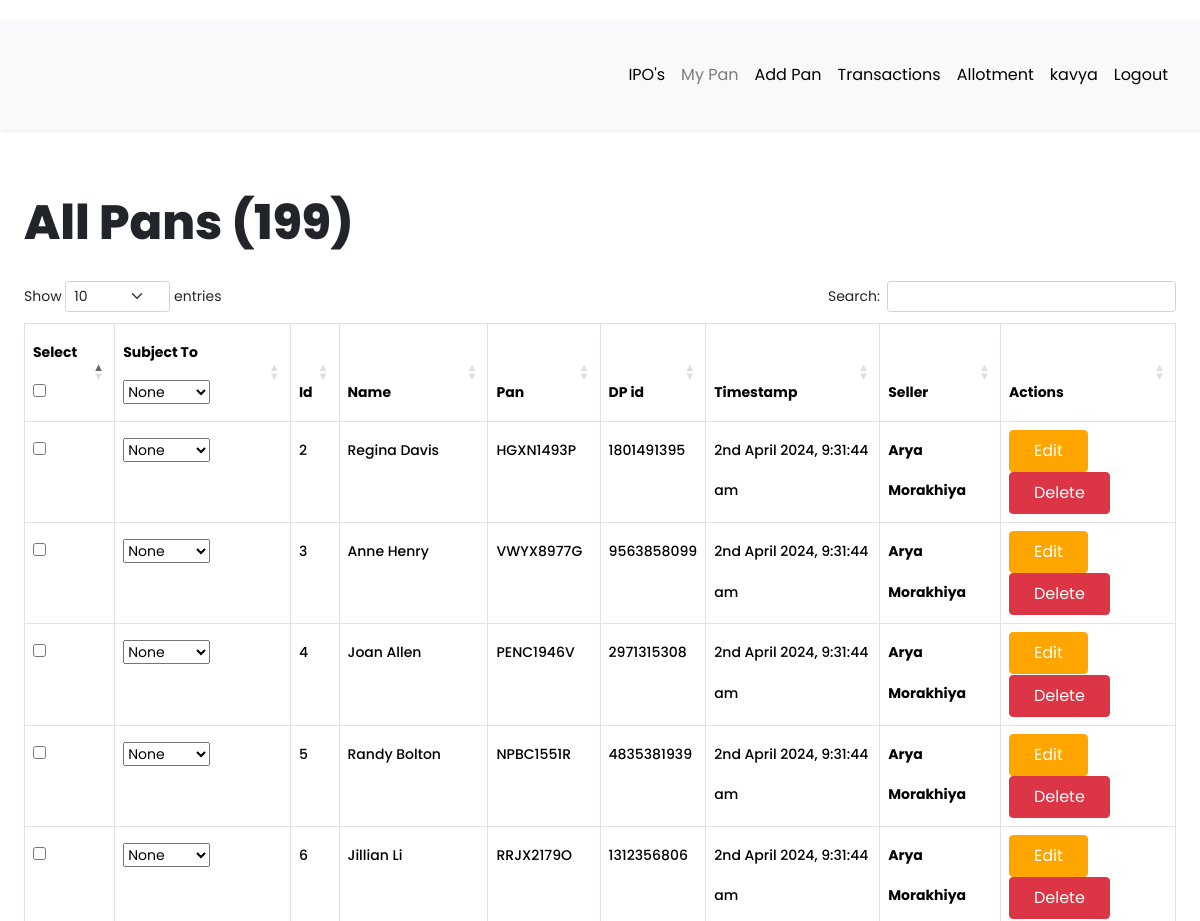
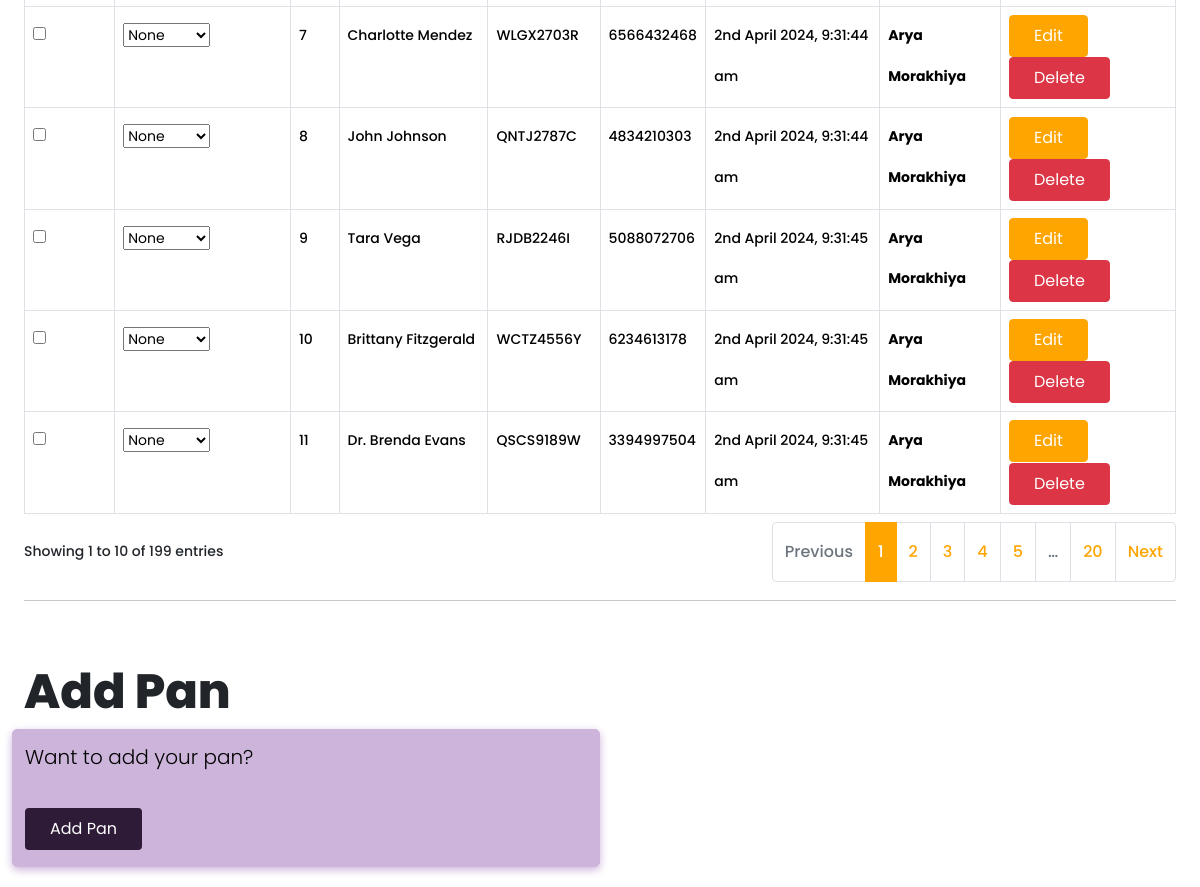
/all-pan (signed in), run on an earlier commit of the app's database (2 pictures, top to bottom).
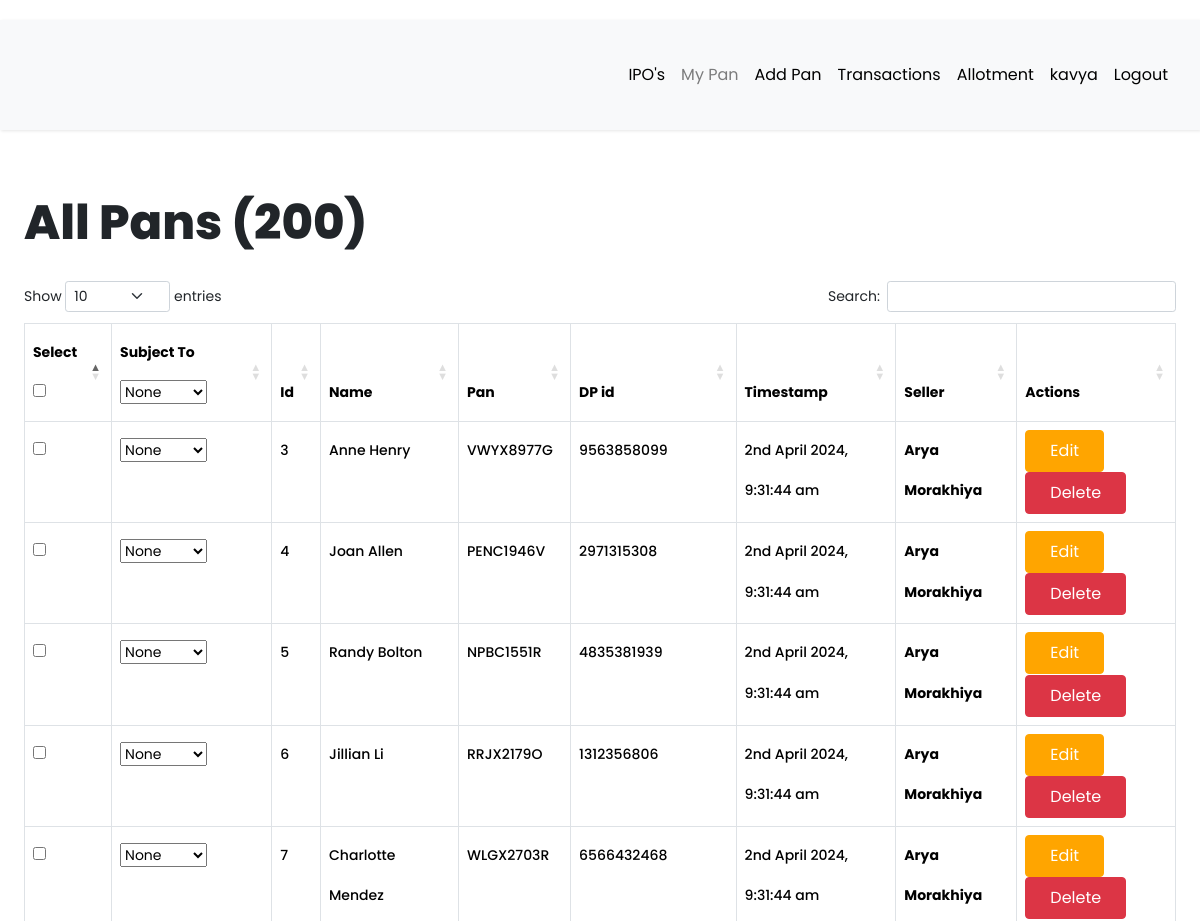
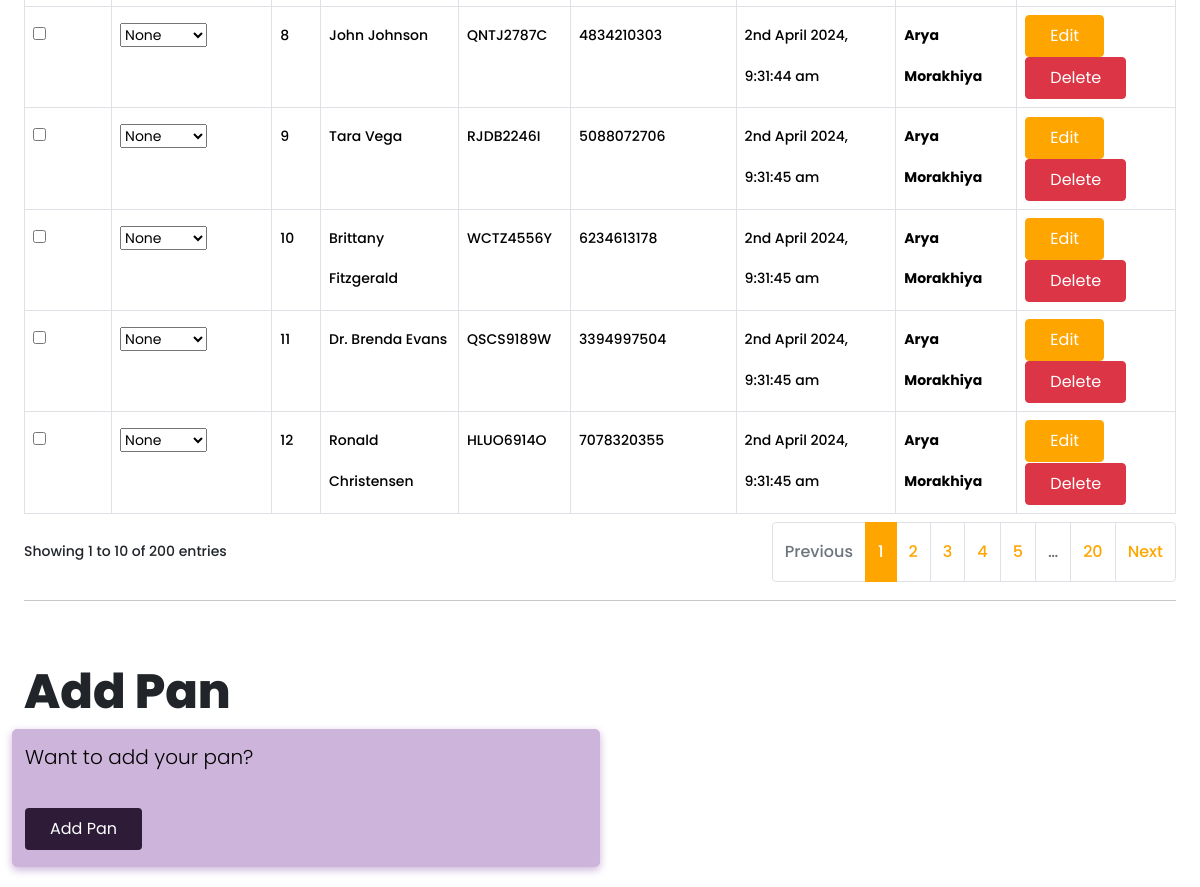
And on a later commit of the database (2 pictures, top to bottom).
### app/models.py (models this page shows, shortened)
class Pan(db.Model):
    __tablename__ = "pan"
    id = db.Column(db.Integer, primary_key=True)
    name = db.Column(db.String(64), nullable=True)
    pan_number = db.Column(db.String(64), nullable=False)
    dp_id = db.Column(db.String(64), nullable=True)
    timestamp = db.Column(db.DateTime, default=datetime.utcnow, nullable=False)
    seller_id = db.Column(db.Integer, db.ForeignKey("seller.id", ondelete="CASCADE", name="fk_pan_seller_id"), nullable=False)
    seller = db.relationship("Seller", backref="pan", foreign_keys=[seller_id], passive_deletes=True)
    __table_args__ = (UniqueConstraint('pan_number', 'seller_id', name='_seller_pan_uc'),)

class User(db.Model, UserMixin):
    __tablename__ = "user"
    id = db.Column(db.Integer, primary_key=True)
    first_name = db.Column(db.String(64), index=True, default="First Name", nullable=False)
    last_name = db.Column(db.String(64), index=True, default="Last Name", nullable=False)
    username = db.Column(db.String(64), index=True, unique=True, nullable=False)
    email = db.Column(db.String(128), index=True, unique=True, nullable=False)
    password_hash = db.Column(db.String(128))
    confirm_password = db.Column(db.String(128))
    phone_number = db.Column(db.String(20), default="7016184560", nullable=False)
    verification_phone = db.Column(db.String(20))
    active = db.Column(db.Boolean, nullable=False, default=True)
    delete_account = db.Column(db.Boolean, default=False)
    registered_at = db.Column(db.DateTime, default=datetime.utcnow, nullable=False)
    emails = db.relationship("Email", backref="author", lazy="dynamic")
    type = db.Column(db.String(64))
    __mapper_args__ = {"polymorphic_identity": "user", "polymorphic_on": "type"}
    @property
    def is_active(self):
        return self.active

### app/routes.py (the view)
@app.route("/all-pan")
@login_required
def all_pan():
    if current_user.type == "seller":
        pans = Pan.query.filter_by(seller_id=current_user.id).all()
        all_pans = len(pans)
        return render_template(
            "Pan/all_pans.html",
            title="All Pans",
            pans=pans,
            all_pans=all_pans,
        )
    elif current_user.type == "admin":
        pans = Pan.query.all()
        all_pans = len(pans)
        return render_template(
            "Pan/all_pans.html",
            title="All Pans",
            pans=pans,
            all_pans=all_pans,
        )
    else:
        return flash_message()

### app/models.py (called while the page is built)
@login.user_loader
def load_user(id):
    return User.query.get(int(id))

### app/templates/Pan/all_pans.html (shortened to what this page needs)
{% extends 'base.html' %}
{% block current_user_content %}
<div class="container-fluid content">
    <div class="row">
        <div class="col-md-12">
            <h1 class="mt-4 mb-4">{{ title }} ({{ all_pans }})</h1>
        </div>
    </div>
    <div class="row pans">
        <div class="col-sm-12 col-md-12 ">
            <div class="table-responsive">
                <table id="data" class="table table-hover table-bordered">
                    <thead>
                        <tr>
                            <th>Select <input type="checkbox" id="select-all"> </th>
                            <th>Subject To <select name="def" id="def">
                                    <option value="none" default="checked">None</option>
                                </select> </th>
                            <th>Id</th>
                            <th>Name</th>
                            <th>Pan</th>
                            <th>DP id</th>
                            {% if current_user.type == "admin" %}
                            <th>Timestamp</th>
                            <th>Seller</th>
                            {% endif %}
                            <th>Actions</th>
                        </tr>
                    </thead>
                    <tbody>
                        {% for pan in pans %}
                        <tr>
                            <td><input type="checkbox" name="ID"></td>
                            <td><select name="subject" id="sub">
                                    <option value="none" default="checked">None</option>
                                </select></td>
                                <td> {{pan.id}} </td>
                            <td>{{ pan.name }}</td>
                            <td>{{ pan.pan_number }}</td>
                            <td>{{ pan.dp_id }}</td>
                            {% if current_user.type == "admin" %}
                            <td>{{ moment(pan.timestamp).format('Do MMMM YYYY, h:mm:ss a') }}</td>
                            <th> {{ pan.seller.first_name.title() }} {{ pan.seller.last_name.title() }} </th>
                            {% endif %}
                            <td>
                                <a href="{{ url_for('edit_pan', id=pan.id) }}" class="btn btn-primary">Edit</a>
                                <a href="{{ url_for('delete_pan', id=pan.id) }}" class="btn btn-danger">Delete</a>
                            </td>
                        </tr>
                        {% endfor %}
                    </tbody>
                </table>
            </div>
        </div>
    </div>
    <hr>
    <br>
    <div class="row">
        <br>
        <h1>Add Pan</h1>
        <div class="col-md-6 success">
            <p style="color: black;">
                Want to add your pan? <br><br>
                <a class="btn" style="background-color: #2d1b37; color: white;" href=" {{ url_for('add_pan') }} ">
                    Add Pan
                </a>
            </p>
        </div>
    </div>
</div>
{% endblock %}

What changed in the data, as far as the page shows it:
removed Pan: id "2", name "Regina Davis", pan_number "HGXN1493P", dp_id "1801491395", timestamp "2nd April 2024, 9:31:44 am", seller.first_name "Arya", seller.last_name "Morakhiya"
now on this page (row unchanged): Pan: id "12", name "Ronald Christensen", pan_number "HLUO6914O", dp_id "7078320355", timestamp "2nd April 2024, 9:31:45 am", seller.first_name "Arya", seller.last_name "Morakhiya"
Also different on the page:
{{ all_pans }}: "199" → "200"
text written by a page script: "Show entries Search: Showing 1 to 10 of 199 entries Previous 1 2 3 4 5 … 20 Next" → "Show entries Search: Showing 1 to 10 of 200 entries Previous 1 2 3 4 5 … 20 Next"
